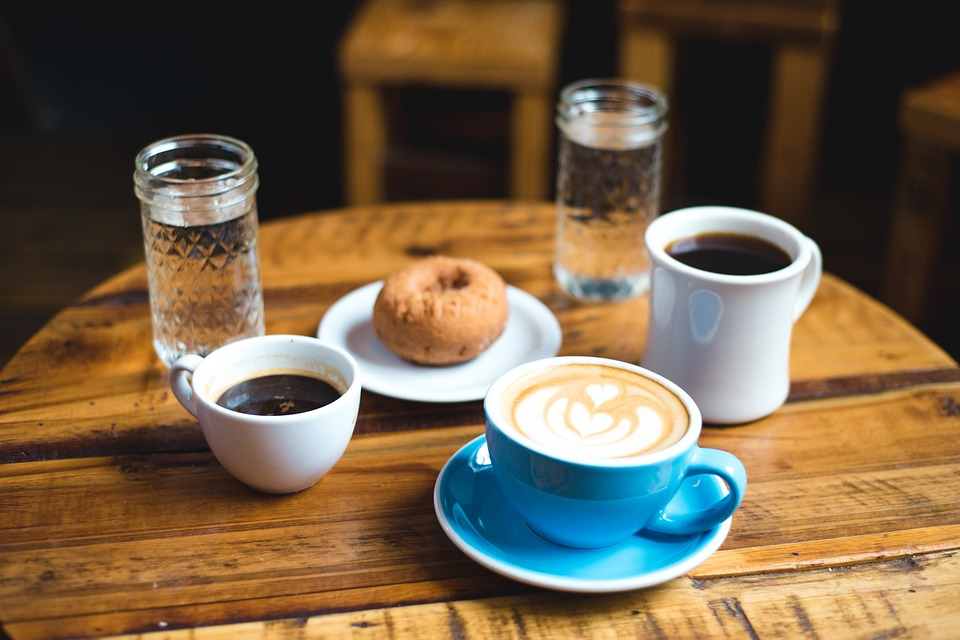
//> input picture src/SelectiveSearch/breakfast.jpg, 960 x 640 px
$ ./ssearch   (built with g++ and OpenCV 4)
//> lines starting //> are read from the running program, lines starting //| are printed output that depends on the picture; after the words box and inside, x2 and y2 are one past the last pixel; in counts of white or black regions, pixels touching at a corner belong together
#include "opencv2/ximgproc/segmentation.hpp"
#include "opencv2/highgui.hpp"
#include "opencv2/core.hpp"
#include "opencv2/imgproc.hpp"
#include <iostream>
#include <ctime>

using namespace cv;
using namespace cv::ximgproc::segmentation;

static void help() {
    std::cout << std::endl <<
    "Usage:" << std::endl <<
    "./ssearch input_image (f|q)" << std::endl <<
    "f=fast, q=quality" << std::endl <<
    "Use l to display less rects, m to display more rects, q to quit" << std::endl;
}


int main(int argc, char** argv) {
    // If image path and f/q is not passed as command
    // line arguments, quit and display help message
    if (argc < 3) {
        help();
//        return -1;
    }

    // speed-up using multithreads
    setUseOptimized(true);
    setNumThreads(4);

    char c = 'f';
	std::string imgFile="./src/SelectiveSearch/breakfast.jpg";
    // read image
    Mat im = imread(imgFile);
//> im is the input picture: 640 rows x 960 cols, CV_8UC3; mean B, G, R 73.5, 97.3, 116.6
    // resize image
    int newHeight = 200;
    int newWidth = im.cols*newHeight/im.rows;
//> newWidth = 300
    resize(im, im, Size(newWidth, newHeight));
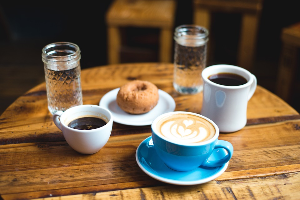
//> im: 200 rows x 300 cols, CV_8UC3; mean B, G, R 73.4, 97.3, 116.5

    // create Selective Search Segmentation Object using default parameters
    Ptr<SelectiveSearchSegmentation> ss = createSelectiveSearchSegmentation();
    // set input image on which we will run segmentation
    ss->setBaseImage(im);

    // Switch to fast but low recall Selective Search method
    if(c == 'f') {
        ss->switchToSelectiveSearchFast();
    }
    // Switch to high recall but slow Selective Search method
    else if( c == 'q') {
        ss->switchToSelectiveSearchQuality();
    }
    // if argument is neither f nor q print help message
    else {
        help();
        return -2;
    }

    // run selective search segmentation on input image
    std::vector<Rect> rects;
    ss->process(rects);
    std::cout << "Total Number of Region Proposals: " << rects.size() << std::endl;

    // number of region proposals to show
    int numShowRects = 100;
    // increment to increase/decrease total number
    // of reason proposals to be shown
    int increment = 50;

    while(1) {
        // create a copy of original image
        Mat imOut = im.clone();

        // itereate over all the region proposals
        for(int i = 0; i < rects.size(); i++) {
            if (i < numShowRects) {
                rectangle(imOut, rects[i], Scalar(0, 255, 0));
            }
            else {
                break;
            }
        }
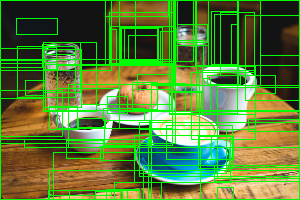
//> imOut: 200 rows x 300 cols, CV_8UC3; mean B, G, R 55.6, 128.2, 91.2

        // show output
        imshow("Output", imOut);

        // record key press
        int k = waitKey();
//> the 'q' key is pressed

        // m is pressed
        if (k == 109) {
            // increase total number of rectangles to show by increment
            numShowRects += increment;
        }
        // l is pressed
        else if (k == 108 && numShowRects > increment) {
            // decrease total number of rectangles to show by increment
            numShowRects -= increment;
        }
        // q is pressed
        else if (k == 113) {
            break;
        }
    }
    return 0;
}

$ run again, with src/SelectiveSearch/dogs.jpg copied over src/SelectiveSearch/breakfast.jpg
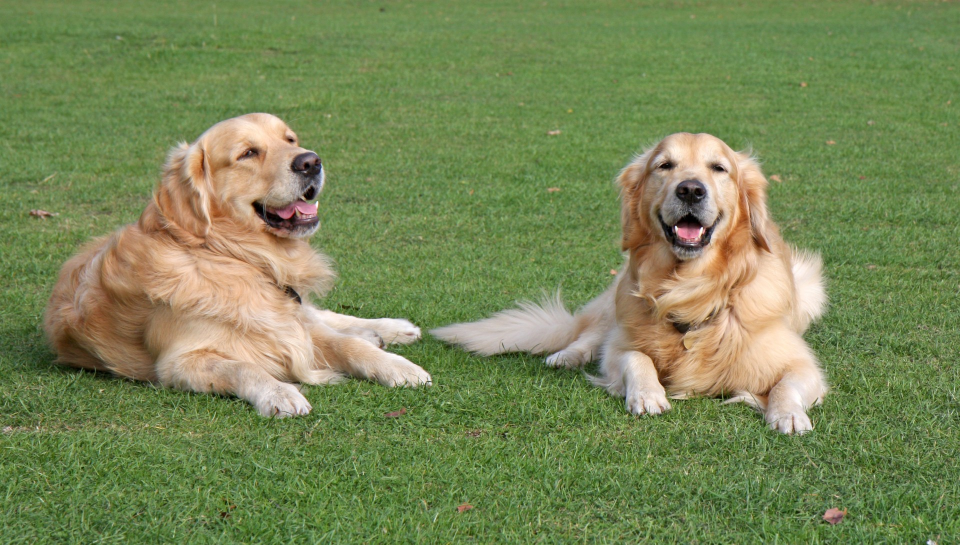
//> input picture src/SelectiveSearch/dogs.jpg, 1920 x 1089 px (shown at 1/2 size)
//> im is the input picture: 1089 rows x 1920 cols, CV_8UC3; mean B, G, R 86.3, 134.9, 120.6
//> `resize(im, im, Size(newWidth, newHeight));`:
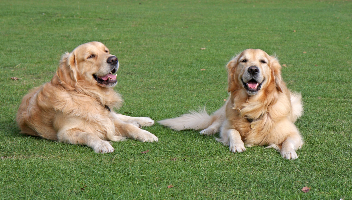
//> im: 200 rows x 352 cols, CV_8UC3; mean B, G, R 86.2, 134.8, 120.5
//> after the loop `for(int i = 0; i < rects.size(); i++)`:
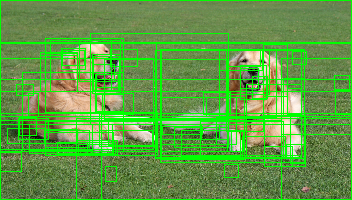
//> imOut: 200 rows x 352 cols, CV_8UC3; 18.91% of pixels changed, all inside (x1, y1, x2, y2) = (0, 0, 352, 200)
